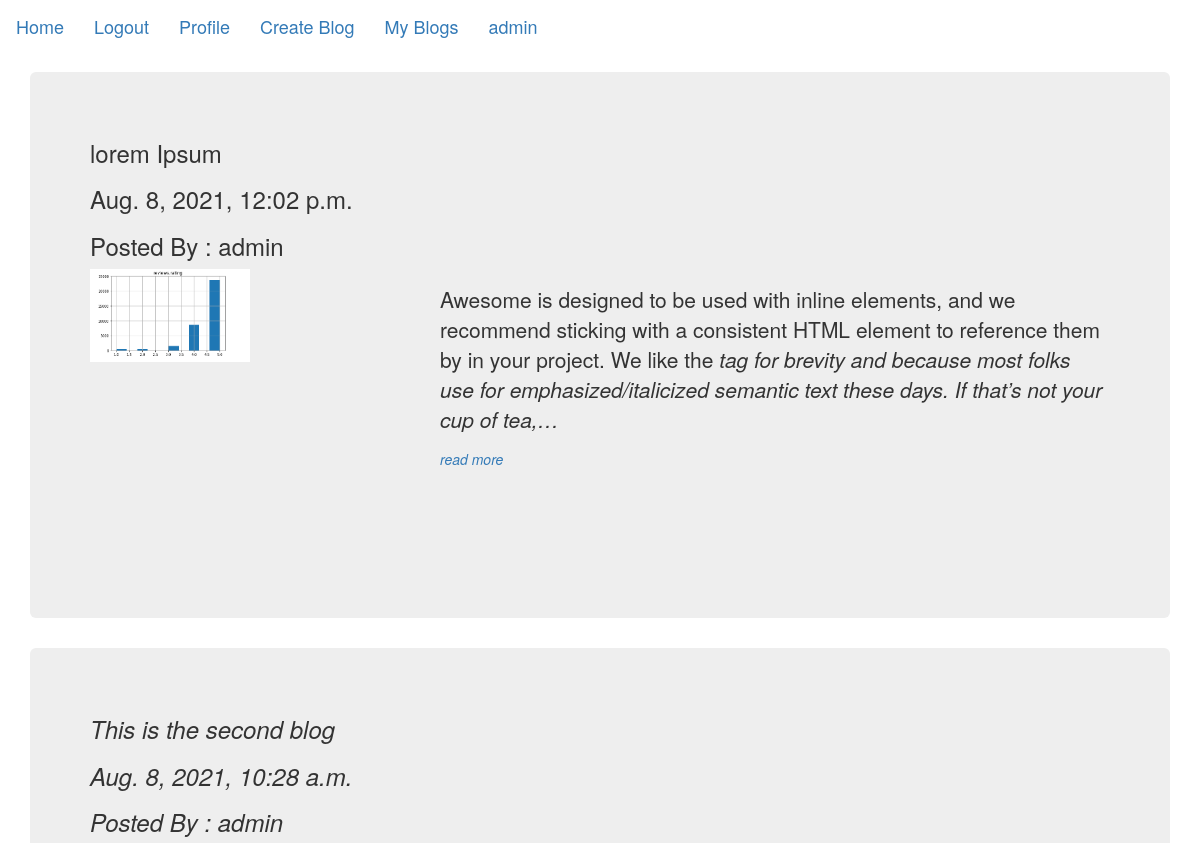
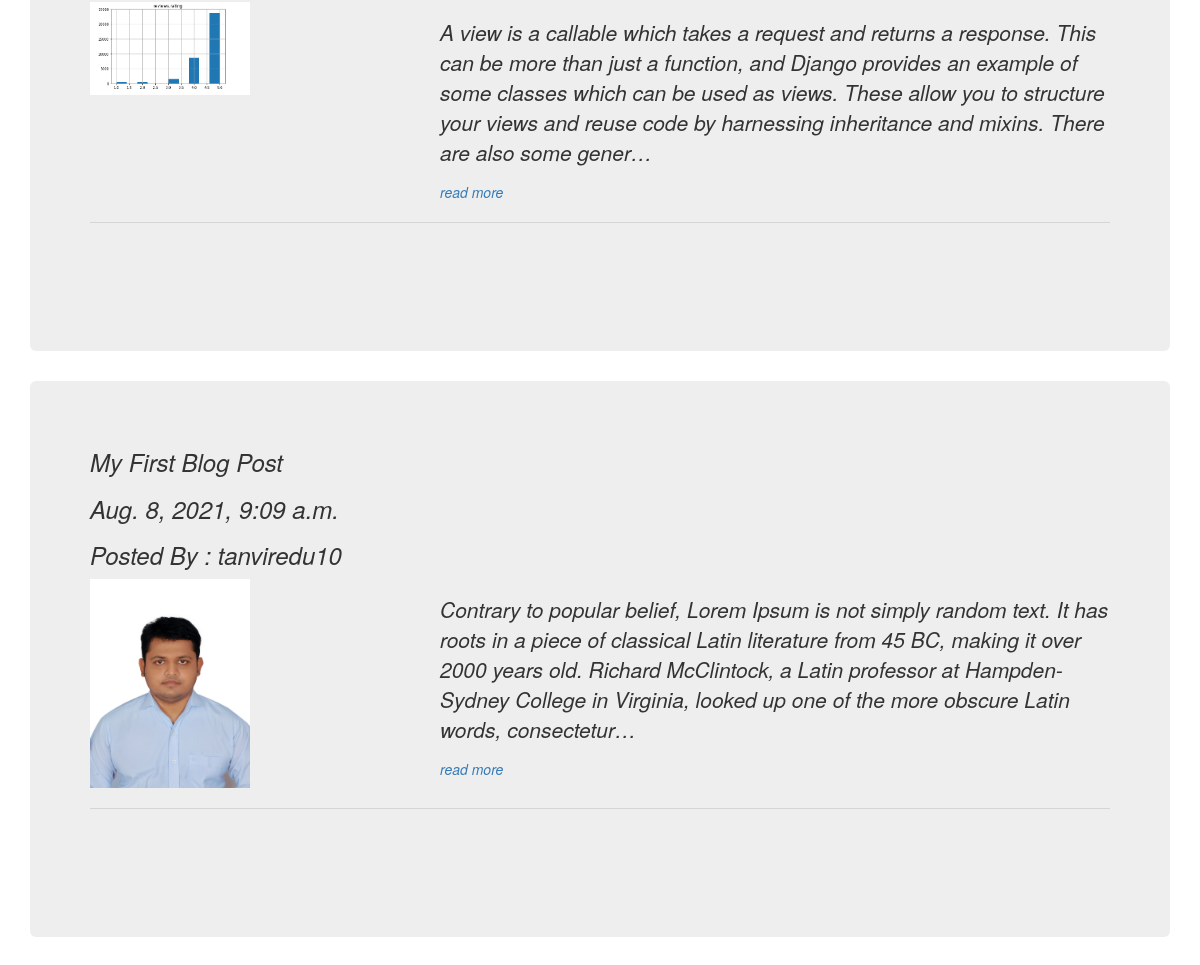
/blog (signed in), run on the app's committed database (2 pictures, top to bottom).
### App_Blog/models.py (models this page shows, shortened)
class Blog(models.Model):
    author         = models.ForeignKey(User,on_delete=models.CASCADE,related_name="post_author")
    blog_title     = models.CharField(max_length=260,verbose_name="Put a title")
    slug           = models.SlugField(max_length=260,unique=True)
    blog_content   = models.TextField(verbose_name="What's on your mind")
    blog_image     = models.ImageField(upload_to="blog_images")
    published_date = models.DateTimeField(auto_now_add=True)
    update_date    = models.DateTimeField(auto_now=True)
    class Meta:
        ordering = ["-published_date"]

### App_Blog/views.py (the view)
# urls.py: path("",views.BlogList.as_view(),name="blog_list"),
class BlogList(ListView):
    context_object_name="blogs"
    model = Blog
    template_name="App_Blog/blog_list.html"

### templates/App_Blog/blog_list.html (shortened to what this page needs)
{% extends 'base.html' %}
{% block body_block %}
{% for blog in blogs %}
<div class="jumbotron">
        <h3>{{blog.blog_title}}</h3>
        <h3>{{blog.published_date}}</h3>
        <h3>Posted By : {{blog.author.username}}</h3>
        <div class="row">
            <div class="col-sm-4">
               <img src="/media/{{blog.blog_image}}" width="50%">
            </div>
            <div class="col-sm-8">
                <p>{{blog.blog_content|safe|truncatechars:300 |linebreaks}}</p>
                <a href="{% url 'App_Blog:blog_details' blog.slug %}">read more</a>
            </div>
        </div>
        <hr>
        <br>
        <br>
        <br>
</div>
{% endfor %}
{% endblock %}

### templates/base.html (shortened to what this page needs)
<!DOCTYPE html>
<html>
    <head>
            <link rel="stylesheet" href="https://maxcdn.bootstrapcdn.com/bootstrap/3.3.7/css/bootstrap.min.css">
            <link rel="stylesheet" href="https://maxcdn.bootstrapcdn.com/bootstrap/3.3.7/css/bootstrap-theme.min.css">
            <link rel="stylesheet" href="https://cdnjs.cloudflare.com/ajax/libs/font-awesome/5.15.4/css/all.min.css">
    </head>
    <body>
        <nav class="navbar sticky-top navbar-light bg-light">
            {% if user.is_authenticated%}
                <a class="navbar-brand" href="{% url 'index' %}">Home</a>
                <a class="navbar-brand" href="{% url 'App_Login:logout' %}">Logout</a>
                <a class="navbar-brand" href="{% url 'App_Login:profile' %}">Profile</a>
                <a class="navbar-brand" href="{% url 'App_Blog:create_blog' %}">Create Blog</a>
                <a class="navbar-brand" href="{% url 'App_Blog:myblogs' %}">My Blogs</a>
            {% else %}
                <a class="navbar-brand" href="{% url 'index' %}">Home</a>
                <a class="navbar-brand" href="{% url 'App_Login:signup' %}">Signup</a>
                <a class="navbar-brand" href="{% url 'App_Login:login' %}">Login</a>
            {% endif %}
            <a class="navbar-brand" href="#">{{user.username}}</a>
        </nav>
        <div class="container">
            {% block body_block %}
            {% endblock %}
        </div>
    </body>
</html>

### data on the page
Blog: blog_title "lorem Ipsum", published_date "Aug. 8, 2021, 12:02 p.m.", author.username "admin", blog_image (picture), blog_content "Awesome is designed to be used with inline elements, and we recommend sticking with a consistent HTML element to reference them by in your project. We like the tag for brevity and because most folks use for emphasized/italicized semantic text these days. If that’s not your cup of tea,…"
Blog: blog_title "This is the second blog", published_date "Aug. 8, 2021, 10:28 a.m.", author.username "admin", blog_image (picture), blog_content "A view is a callable which takes a request and returns a response. This can be more than just a function, and Django provides an example of some classes which can be used as views. These allow you to structure your views and reuse code by harnessing inheritance and mixins. There are also some gener…"
Blog: blog_title "My First Blog Post", published_date "Aug. 8, 2021, 9:09 a.m.", author.username "tanviredu10", blog_image (picture), blog_content "Contrary to popular belief, Lorem Ipsum is not simply random text. It has roots in a piece of classical Latin literature from 45 BC, making it over 2000 years old. Richard McClintock, a Latin professor at Hampden-Sydney College in Virginia, looked up one of the more obscure Latin words, consectetur…"

### other printed values
{{ user.username }} "admin"
